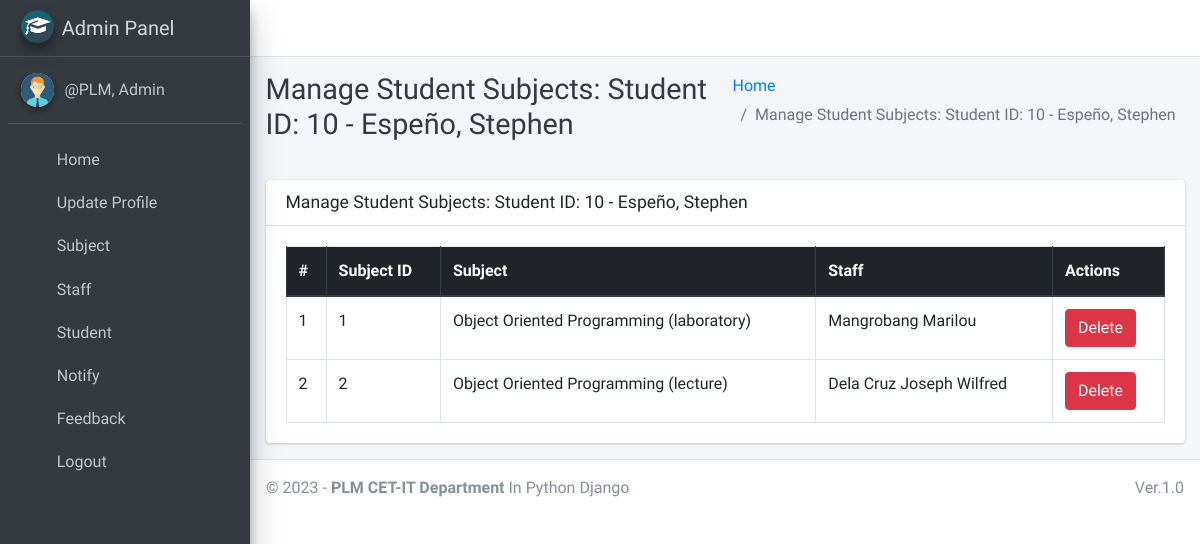
The page /student/manage/subjects/10 (signed in) on the database as committed earlier.
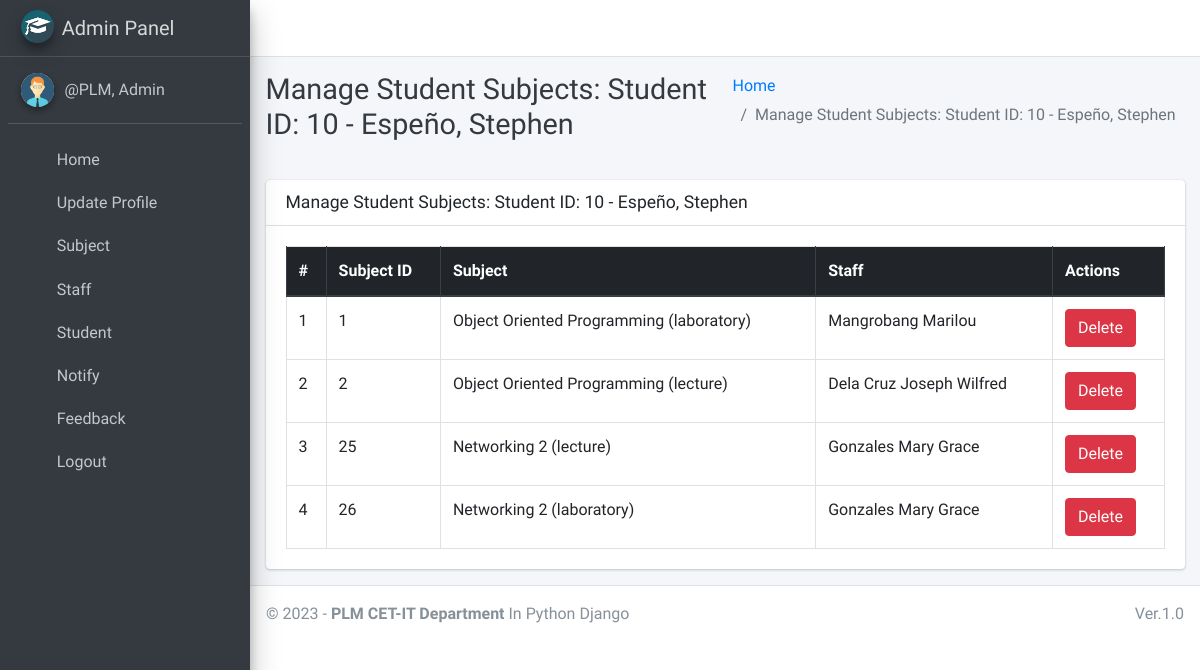
The same page on the database as committed later.
### main_app/models.py (models this page shows, shortened)
class StudentSubject(models.Model):
    student = models.ForeignKey(Student,on_delete=models.CASCADE)
    subject = models.ForeignKey(Subject,on_delete=models.CASCADE)
    staff = models.ForeignKey(Staff,on_delete=models.CASCADE)
    course = models.ForeignKey(Course, on_delete=models.DO_NOTHING, null=False, blank=False)
    updated_at = models.DateTimeField(auto_now=True)
    created_at = models.DateTimeField(auto_now_add=True)

class Subject(models.Model):
    name = models.CharField(max_length=120)
    staff = models.ForeignKey(Staff,on_delete=models.CASCADE)
    course = models.ForeignKey(Course, on_delete=models.DO_NOTHING, null=False, blank=False)
    updated_at = models.DateTimeField(auto_now=True)
    created_at = models.DateTimeField(auto_now_add=True)
    def __str__(self):
        return self.name

class Staff(models.Model):
    course = models.ForeignKey(Course, on_delete=models.DO_NOTHING, null=True, blank=True)
    admin = models.OneToOneField(CustomUser, on_delete=models.CASCADE)
    def __str__(self):
        return self.admin.last_name + " " + self.admin.first_name

class CustomUser(AbstractUser):
    USER_TYPE = ((1, "HOD"), (2, "Staff"), (3, "Student"))
    GENDER = [("M", "Male"), ("F", "Female")]
    username = None  # Removed username, using email instead
    email = models.EmailField(unique=True)
    user_type = models.CharField(default=1, choices=USER_TYPE, max_length=1)
    gender = models.CharField(max_length=1, choices=GENDER)
    profile_pic = models.ImageField()
    address = models.TextField()
    fcm_token = models.TextField(default="")  # For firebase notifications
    created_at = models.DateTimeField(auto_now_add=True)
    updated_at = models.DateTimeField(auto_now=True)
    USERNAME_FIELD = "email"
    REQUIRED_FIELDS = []
    objects = CustomUserManager()
    def __str__(self):
        return self.last_name + ", " + self.first_name

### main_app/hod_views.py (the view)
# urls.py: path("student/manage/subjects/<int:student>", hod_views.manage_student_subjects, name='manage_student_subjects'),
def manage_student_subjects(request, student):
    studentInfo = get_object_or_404(CustomUser, id=student)
    subjects = StudentSubject.objects.filter(student_id=studentInfo.id)
    context = {
        'subjects': subjects,
        'page_title': 'Manage Student Subjects: ' + 'Student ID: ' + str(studentInfo.id) + ' - ' + str(studentInfo.last_name) + ', ' + str(studentInfo.first_name),
    }
    return render(request, "hod_template/manage_student_subjects.html", context)

### main_app/templates/hod_template/manage_student_subjects.html
{% extends 'main_app/base.html' %}
{% load static %}
{% block page_title %}{{page_title}}{% endblock page_title %}
{% block content %}
<section class="content">
    <div class="container-fluid">
        <div class="row">
            <div class="col-md-12">
                <div class="card">
                    <div class="card-header">
                        <h3 class="card-title">{{page_title}}</h3>
                    </div>
                    <div class="card-body">
                        <table id="example2" class="table table-bordered table-hover">
                            <thead class="thead-dark">
                                <tr>
                                    <th>#</th>
                                    <th>Subject ID</th>
                                    <th>Subject</th>
                                    <th>Staff</th>
                                    <th>Actions</th>
                                </tr>
                            </thead>
                            <tbody>
                                {% for subject in subjects %}
                                <tr>
                                    <td>{{ forloop.counter }}</td>
                                    <td>{{subject.subject_id}}</td>
                                    <td>{{subject.subject}}</td>
                                    <td>{{subject.staff}}</td>
                                    <td>
                                        <a href="{% url 'delete_student_subject' subject.id %}" class="btn btn-danger" onclick="return confirm('Are you sure about this ?')">Delete</a>
                                    </td>
                                </tr>
                                {% endfor %}
                            </tbody>
                        </table>
                    </div>
                </div>
            </div>
        </div>
    </div>
</section>
{% endblock content %}

Rows that differ between the two databases and show on the page:
added StudentSubject: subject_id "25", subject "Networking 2 (lecture)", staff "Gonzales Mary Grace"
added StudentSubject: subject_id "26", subject "Networking 2 (laboratory)", staff "Gonzales Mary Grace"
